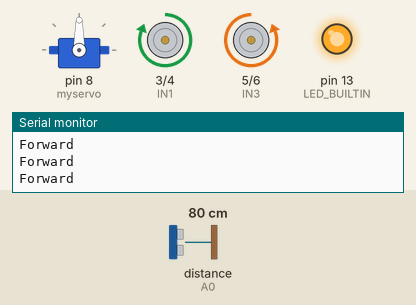
A sketch run on a simulated Arduino Uno, built with avr-gcc and run on an emulated ATmega328P. Parts: servo, motor-driver pin pairs drawn as motors (green arrow = first pin HIGH = forward, orange = second pin HIGH = backward, longer = more drive, scaled by the enable pin), output pins drawn as LEDs (lit = HIGH), the last lines printed to the serial monitor. Wiring (inferred from the names in the program): ultrasonic range finder: trigger A1; echo A0. Dashed ring = blinking. The inputs (shaded band) are chosen by the test bench; at power-on: distance to the obstacle (sensor on A0) 80 cm. The echo pulse lasts 58.3 µs per cm; pins used as bus, display or sensor lines are not drawn.

Above: at 1.8 s.
1.9 s: distance to the obstacle (sensor on A0) set to 33 cm
3.4 s: distance to the obstacle (sensor on A0) set to 28 cm
At 4.0 s:
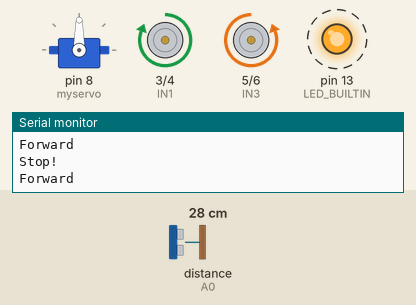
6.5 s: distance to the obstacle (sensor on A0) set to 23 cm
9.6 s: distance to the obstacle (sensor on A0) set to 19 cm
12.7 s: distance to the obstacle (sensor on A0) set to 60 cm
At 13.7 s:
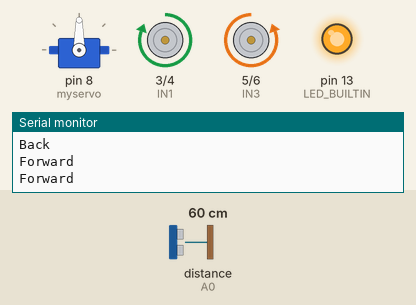
14.2 s: distance to the obstacle (sensor on A0) set to 2 cm
At 14.7 s:
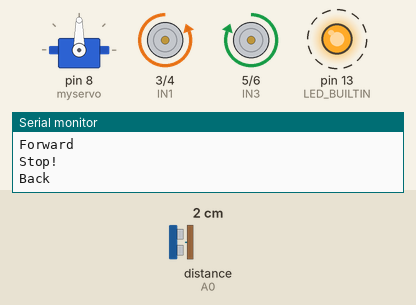
Timing chart, 0 to 18.3 s (numbered marks = the images above; inputs shaded):
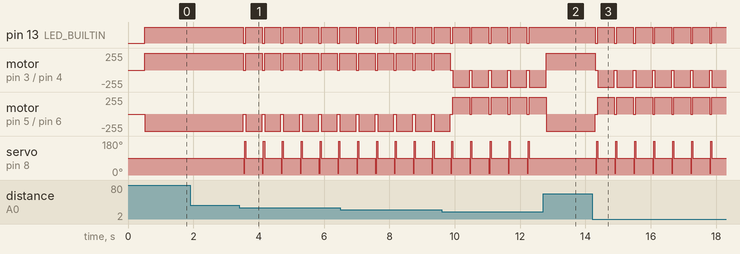

The sketch:

Obstacle_Avoidance_Car.ino
```cpp
//	By Jeffery
//www.elegoo.com

#include <Servo.h>  //servo library
Servo myservo;      // create servo object to control servo

int Echo = A0;
int Trig = A1;

#define ENB 7
#define IN1 3
#define IN2 4
#define IN3 5
#define IN4 6
#define ENA 2
#define carSpeed 250
int rightDistance = 0, leftDistance = 0, middleDistance = 0;

void forward(){
  analogWrite(ENA, carSpeed);
  analogWrite(ENB, carSpeed);
  digitalWrite(IN1, HIGH);
  digitalWrite(IN2, LOW);
  digitalWrite(IN3, LOW);
  digitalWrite(IN4, HIGH);
  Serial.println("Forward");
   digitalWrite(LED_BUILTIN, HIGH);   // turn the LED on (HIGH is the voltage level)

}

void back() {
  analogWrite(ENA, carSpeed);
  analogWrite(ENB, carSpeed);
  digitalWrite(IN1, LOW);
  digitalWrite(IN2, HIGH);
  digitalWrite(IN3, HIGH);
  digitalWrite(IN4, LOW);
  Serial.println("Back");
    digitalWrite(LED_BUILTIN, HIGH);   // turn the LED on (HIGH is the voltage level)

}

void left() {
  analogWrite(ENA, carSpeed);
  analogWrite(ENB, carSpeed);
  digitalWrite(IN1, LOW);
  digitalWrite(IN2, HIGH);
  digitalWrite(IN3, LOW);
  digitalWrite(IN4, HIGH);
  Serial.println("Left");  digitalWrite(LED_BUILTIN, HIGH);   // turn the LED on (HIGH is the voltage level)
   digitalWrite(LED_BUILTIN, HIGH);   // turn the LED on (HIGH is the voltage level)

}

void right() {
  analogWrite(ENA, carSpeed);
  analogWrite(ENB, carSpeed);
  digitalWrite(IN1, HIGH);
  digitalWrite(IN2, LOW);
  digitalWrite(IN3, HIGH);
  digitalWrite(IN4, LOW);
  Serial.println("Right");
    digitalWrite(LED_BUILTIN, HIGH);   // turn the LED on (HIGH is the voltage level)

}

void stop() {
  digitalWrite(ENA, LOW);
  digitalWrite(ENB, LOW);
  Serial.println("Stop!");
  digitalWrite(LED_BUILTIN, LOW);    // turn the LED off by making the voltage LOW
}

//Ultrasonic distance measurement Sub function
int getDistance() {
    digitalWrite(Trig, LOW);
    delayMicroseconds(2);
    digitalWrite(Trig, HIGH);
    delayMicroseconds(10);
    digitalWrite(Trig, LOW);
    return (int)pulseIn(Echo, HIGH) / 58;
}

void setup() {
  myservo.attach(8);  // attach servo on pin 8 to servo object
  Serial.begin(9600);
  pinMode(Echo, INPUT);
  pinMode(Trig, OUTPUT);
  pinMode(IN1, OUTPUT);
  pinMode(IN2, OUTPUT);
  pinMode(IN3, OUTPUT);
  pinMode(IN4, OUTPUT);
  pinMode(ENA, OUTPUT);
  pinMode(ENB, OUTPUT);
  pinMode(LED_BUILTIN, OUTPUT);
  stop();
}

void loop() {
    myservo.write(90);  //setservo position according to scaled value
    delay(500);
    middleDistance = getDistance();

    if(middleDistance <= 30) {
      stop();
      delay(10);
      myservo.write(10);
      delay(10);
      rightDistance = getDistance();

      delay(10);
      myservo.write(90);
      delay(10);
      myservo.write(180);
      delay(10);
      leftDistance = getDistance();

      delay(10);
      myservo.write(90);
      delay(10);
      if(rightDistance > leftDistance) {
        right();
        delay(10);
      }
      else if(rightDistance < leftDistance) {
        left();
        delay(10);
      }
      else if((rightDistance <= 20) || (leftDistance <= 20)) {
        back();
        delay(10);
      }
      else {
        forward();
      }
    }
    else {
        forward();
    }
}
```

Measured:
- the behaviour switches between 31 and 30 cm on distance to the obstacle (sensor on A0) (found by bisection; images 0 and 1)
- after the input at 3.4 s, pin 13 (LED_BUILTIN): alternates HIGH for 0.50 s and LOW for 0.07 s, starting after 0.13 s; motor on pin 3 (IN1) / pin 4 (IN2): alternates forward 255/255 for 0.50 s and stopped for 0.07 s, starting after 0.13 s
- after the input at 12.7 s, pin 13 (LED_BUILTIN): stops changing and stays HIGH; servo on pin 8 (myservo): stops changing and stays 90°
- after the input at 14.2 s, pin 13 (LED_BUILTIN): alternates HIGH for 0.51 s and LOW for 0.07 s, starting after 0.10 s; motor on pin 3 (IN1) / pin 4 (IN2): alternates backward 255/255 for 0.51 s and stopped for 0.07 s, starting after 0.10 s
